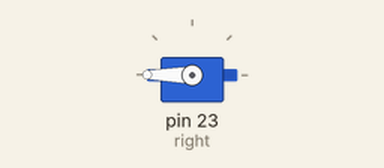
Simulated run of this sketch. Board: Arduino Mega 2560, built with avr-gcc and run on an emulated ATmega2560. Shown: servo.

Above: at 0.05 s.
At 1.5 s:
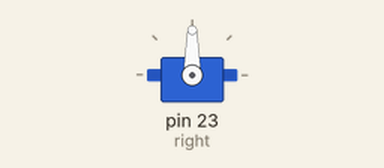
At 3.0 s:
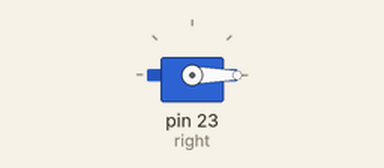
Timing chart, 0 to 6.9 s (numbered marks = the images above):
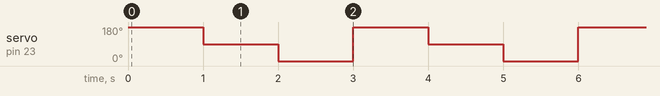

Measured:
- by itself, servo on pin 23 (right): repeats every 3.0 s: 0° 1.0 s, 180° 1.0 s, 90° 1.0 s

The sketch:

Motor_Test.ino
```cpp
#include <Servo.h>

Servo right;

void setup() {
  // put your setup code here, to run once:
  right.attach(23);
}

void loop() {
  // put your main code here, to run repeatedly:
  right.write(180);
  delay(1000);
  right.write(90);
  delay(1000);
  right.write(0);
  delay(1000);
}
```
